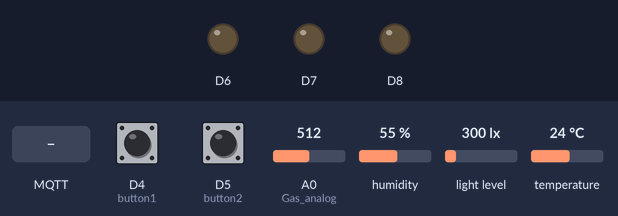
The sketch below on a simulated ESP8266 (NodeMCU). Parts: output pins drawn as LEDs (lit = HIGH). The test bench sets the inputs (shaded band); at power-on: D4 (button1) HIGH, D5 (button2) HIGH, A0 (Gas_analog) = 512, humidity 55 %, light level 300 lx, temperature 24 °C. WiFi joins after 1.5 s; servers stay silent unless stated; no MQTT or app messages arrive unless stated; what the sketch prints to the serial monitor is not drawn.

Above: at 2.7 s.
2.8 s: MQTT message "warning from pi" arrives on the first subscribed topic
At 3.3 s:
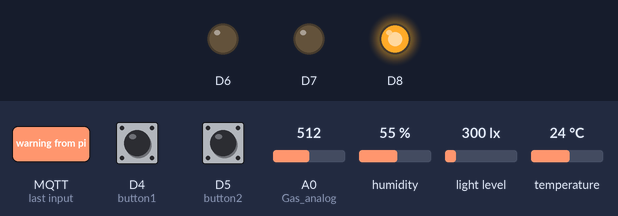
4.3 s: D4 (button1) pulled LOW for 0.15 s
At 4.9 s:
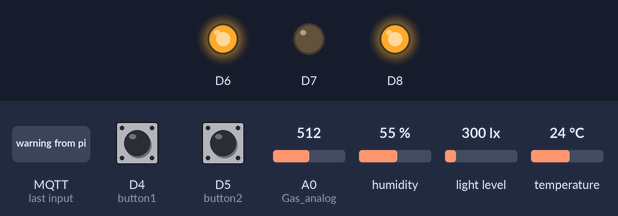
5.9 s: D5 (button2) pulled LOW for 0.15 s
At 6.3 s:
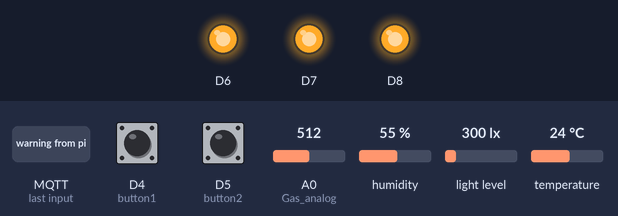
7.5 s: D4 (button1) pulled LOW for 1 s
At 8.9 s:
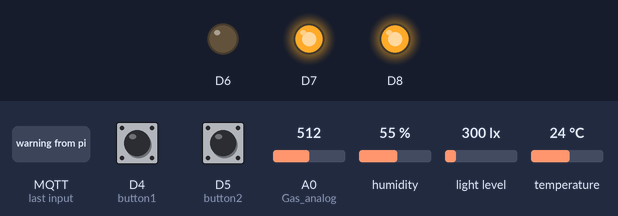
10.0 s: D4 (button1) pulled LOW for 3.2 s
At 10.5 s:
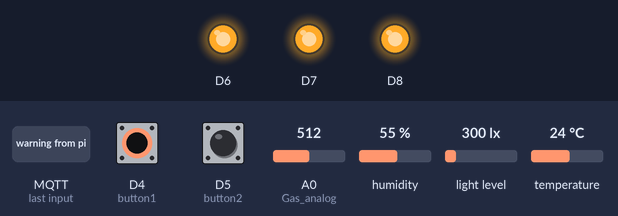
Timing chart, 0 to 13.0 s (numbered marks = the images above; inputs shaded):
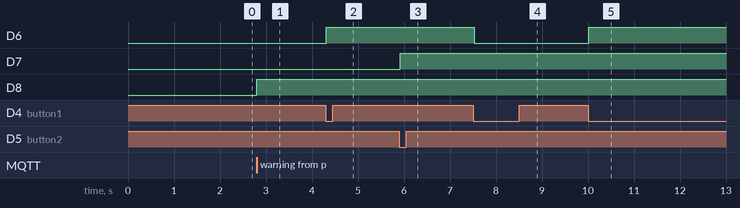

The sketch:

room01.ino
```cpp
#include <ESP8266WiFi.h>
#include <PubSubClient.h>
#include "DHT.h"
#include <BH1750.h>
#include <Wire.h>
#include "ReadButton.h"
BH1750 lightMeter;
#define SCL D1
#define SDA D2

const char* ssid = "Aa";
const char* password = "22222222";
//const char* ssid = "wifilap1";
//const char* password = "12345678";
const char* mqttServer = "192.168.137.200";
unsigned long b_time;
String clientId = ""; // WiFi.begin(ssid, password);
                      // clientId = WiFi.localIP().toString(); // auto get ipAddress of esp
const char* m_topic = "HOME01";

WiFiClient espClient;
PubSubClient client(espClient);
long lastMsg = 0;
char msg[100];
//char msg2[50];
int value = 0;
boolean flagCallback = false;
String str;

int Gas_analog = A0;
const int button1 = D4;
const int button2 = D5;
const int DHTPIN = D3;
const int DHTYPE = DHT11;
DHT dht(DHTPIN, DHTYPE);

long lastReadBtn = 0;
long lastReadBtn2 = 0;
bool fbutton = false;
bool _fbutton = true;
int flagSend = 0;

bool fbutton2 = false;
bool _fbutton2 = true;
int flagSend2 = 0;

enum {INIT, ON, OFF} state;
enum {INIT2, ON2, OFF2} state2;


void setup(){
  Serial.begin(115200);
  setup_wifi();
  client.setServer(mqttServer, 1883);
  client.setCallback(callback);

  // Initialize the I2C bus (BH1750 library doesn't do this automatically)
  Wire.begin(D2, D1);//SDA,SLC
  // On esp8266 you can select SCL and SDA pins using Wire.begin(D4, D3);
  lightMeter.begin();

  dht.begin();
  state = INIT;
  state2 = INIT2;
  pinMode(button1, INPUT);
  pinMode(button2, INPUT);
  pinMode(D6,OUTPUT);
  pinMode(D7,OUTPUT);
  pinMode(D8,OUTPUT);
}

void setup_wifi(){
  delay(10);
  Serial.println();
  Serial.print("Conecting to ");
  Serial.println(ssid);
  WiFi.begin(ssid, password);
  while (WiFi.status() != WL_CONNECTED){
    delay(500);
    Serial.print(".");
  }
  Serial.println(" ");
  Serial.println("WiFi connected");
  Serial.println("IP address: ");
  Serial.println(WiFi.localIP());
  clientId = WiFi.localIP().toString();
}

void callback(char* topic, byte* payload, unsigned int length){
  flagCallback = true;
  Serial.print("Message read [");
  Serial.print(topic);
  Serial.print("]");
  for (int i = 0; i < length; i++){
//    Serial.print((char)payload[i]);
    str.concat((char)payload[i]);
  }
  Serial.println(str);

  xulidulieu(str);
  str = "";
//  delay(1000);
}

void xulidulieu(String str){
//  if(str == "server get stauts device"){
//    snprintf (msg, 50, "flag:2|room:01|led01:ON|led02:ON|led03:OFF");
//    client.publish(m_topic, msg);
//  }
  if (str.substring(0,7) == "room:01"){ //tu ki tu so 1 den 7
    str.replace("room:01|","");
    if (str.substring(0,8) == "Id:led01"){
      str.replace("Id:led01|","");
      if(str.substring(7,9) == "ON"){
        if(digitalRead(D6) == 0){
          digitalWrite(D6, HIGH);
          snprintf (msg, 50, "flag:2|room:01|name:01led01|status:ON");
          client.publish(m_topic, msg);
          state = ON;
        }
      }else if(str.substring(7,10) == "OFF"){
        if(digitalRead(D6) == 1){
          digitalWrite(D6, LOW);
          snprintf (msg, 50, "flag:2|room:01|name:01led01|status:OFF");
          client.publish(m_topic, msg);
          state = OFF;
        }
      }
    }else if (str.substring(0,8) == "Id:led02"){
      str.replace("Id:led02|","");
      if(str.substring(7,9) == "ON"){
        if(digitalRead(D7) == 0){
          digitalWrite(D7, HIGH);
          snprintf (msg, 50, "flag:2|room:01|name:01led02|status:ON");
          client.publish(m_topic, msg);
          state2 = ON2;
        }
      }else if(str.substring(7,10) == "OFF"){
        if(digitalRead(D7) == 1){
          digitalWrite(D7, LOW);
          snprintf (msg, 50, "flag:2|room:01|name:01led02|status:OFF");
          client.publish(m_topic, msg);
          state2 = OFF2;
        }
      }
    }else if (str.substring(0,8) == "Id:led03"){
      str.replace("Id:led03|","");
      if(str.substring(7,10) == "OFF"){
        if(digitalRead(D8) == 1){
          digitalWrite(D8, LOW);
          snprintf (msg, 50, "flag:2|room:01|name:01led03|status:OFF");
          client.publish(m_topic, msg);
        }
      }
    }
  }

   if(str.substring(0, 15) == "warning from pi"){
    if(digitalRead(D8) == 0){
          digitalWrite(D8, HIGH);
          snprintf (msg, 50, "flag:2|room:01|name:01led03|status:ON");
          client.publish(m_topic, msg);
        }
  }
}

void reconnect(){
  while (!client.connected()){
    Serial.print("Attempting MQTT connection...");
    if (client.connect(clientId.c_str())){
      Serial.println("connected");
      client.publish(m_topic, "Reconnect");
      client.subscribe(m_topic);
    }else{
      Serial.print("failed, rc= ");
      Serial.print(client.state());
      //wait for 1s
      delay(1000);
    }
  }
}

void loop(){
  if(!client.connected()){
    reconnect();
  }
  client.loop();

  // each second, send data to server
  long now = millis();
  if (now - lastMsg > 3000){
    lastMsg = now;

    float h = dht.readHumidity();
    float t = dht.readTemperature();
    int gassensorAnalog = analogRead(Gas_analog);
    float lux = lightMeter.readLightLevel();
    snprintf (msg, 100, "flag:1|room:01|nhiet:%f|am:%f|lux:%f|smoke:%d", t, h, lux, gassensorAnalog);
    client.publish(m_topic, msg);
  }

 //doc nut nhan thu 2. mỗi 10ms đọc 1 lần
  if (now - lastReadBtn > 10){
    lastReadBtn = now;
    ReadButton1(fbutton, _fbutton);
  }
  switch(state){
    case INIT:
//      Serial.println("INIT" );
      if((_fbutton==true)&&(fbutton==true)){
        flagSend=1;
        if(digitalRead(D6) == 1){
          state = OFF;
//          Serial.println("state OFF" );
        }
        else{
          state = ON;
//          Serial.println("state ON" );
        }
        fbutton = false;
      }
      break;
    case ON:
      if(flagSend==1){
        digitalWrite(D6, HIGH);
        snprintf (msg, 50, "flag:2|room:01|name:01led01|status:ON");
        client.publish(m_topic, msg);
//        Serial.println("turn on D6");
        flagSend=0;
      }
      if((_fbutton==true)&&(fbutton==true)){
        flagSend=1;
        state = OFF;
//        Serial.println("OFF" );
        fbutton = false;
      }
      break;
     case OFF:
      if(flagSend==1){
        digitalWrite(D6, LOW);
        snprintf (msg, 50, "flag:2|room:01|name:01led01|status:OFF");
        client.publish(m_topic, msg);
//        Serial.println("turn off D6");
        flagSend=0;
      }
      if((_fbutton==true)&&(fbutton==true)){
        flagSend=1;
        state = ON;
//        Serial.println("ON" );
        fbutton = false;
      }
      break;
     default:
      break;
  }

  //doc nut nhan thu 2. mỗi 10ms đọc 1 lần
  if (now - lastReadBtn2 > 10){
    lastReadBtn2 = now;
    ReadButton2(fbutton2, _fbutton2);
  }
  switch(state2){
    case INIT2:
//      Serial.println("INIT" );
      if((_fbutton2==true)&&(fbutton2==true)){
        flagSend2=1;
        if(digitalRead(D7) == 1){
          state2 = OFF2;
//          Serial.println("state2 OFF" );
        }
        else{
          state2 = ON2;
//          Serial.println("state2 ON" );
        }
        fbutton2 = false;
      }
      break;
    case ON2:
      if(flagSend2==1){
        digitalWrite(D7, HIGH);
        snprintf (msg, 50, "flag:2|room:01|name:01led02|status:ON");
        client.publish(m_topic, msg);
//        Serial.println("turn on D7");
        flagSend2=0;
      }
      if((_fbutton2==true)&&(fbutton2==true)){
        flagSend2=1;
        state2 = OFF2;
//        Serial.println("2 OFF" );
        fbutton2 = false;
      }
      break;
     case OFF2:
      if(flagSend2==1){
        digitalWrite(D7, LOW);
        snprintf (msg, 50, "flag:2|room:01|name:01led02|status:OFF");
        client.publish(m_topic, msg);
//        Serial.println("turn off D7");
        flagSend2=0;
      }
      if((_fbutton2==true)&&(fbutton2==true)){
        flagSend2=1;
        state2 = ON2;
//        Serial.println("2 ON" );
        fbutton2 = false;
      }
      break;
     default:
      break;
  }

}
```

ReadButton.cpp
```cpp
#include "ReadButton.h"
#include "Arduino.h"
#include <stdbool.h>

const int button1 = D4;
const int button2 = D5;

void ReadButton1(bool &fbutton, bool &_fbutton){
  static int secondReadD4 = 0;
  static int firstReadD4 = 0;

  firstReadD4 = secondReadD4;
  secondReadD4 =  digitalRead(button1);
  if (secondReadD4 == firstReadD4) {
    if (firstReadD4) {
      fbutton =true;
      _fbutton =false;
    } else
      _fbutton =true;
  }
}

void ReadButton2(bool &fbutton2, bool &_fbutton2){
  static int secondReadD5 = 0;
  static int firstReadD5 = 0;

  firstReadD5 = secondReadD5;
  secondReadD5 =  digitalRead(button2);
  if (secondReadD5 == firstReadD5) {
    if (firstReadD5) {
      fbutton2 =true;
      _fbutton2 =false;
    } else
      _fbutton2 =true;
  }
}
```

ReadButton.h
```cpp
#ifndef READ_BUTTON_H
#define READ_BUTTON_H

void ReadButton1(bool &fbutton, bool &_fbutton);
void ReadButton2(bool &fbutton2, bool &_fbutton2);

#endif
```

Measured:
- after the input at 2.8 s, D8: LOW → HIGH at once
- after the input at 4.3 s, D6: LOW → HIGH at once
- after the input at 5.9 s, D7: LOW → HIGH at once
- after the input at 7.5 s, D6: HIGH → LOW at once
- after the input at 10.0 s, D6: LOW → HIGH at once
